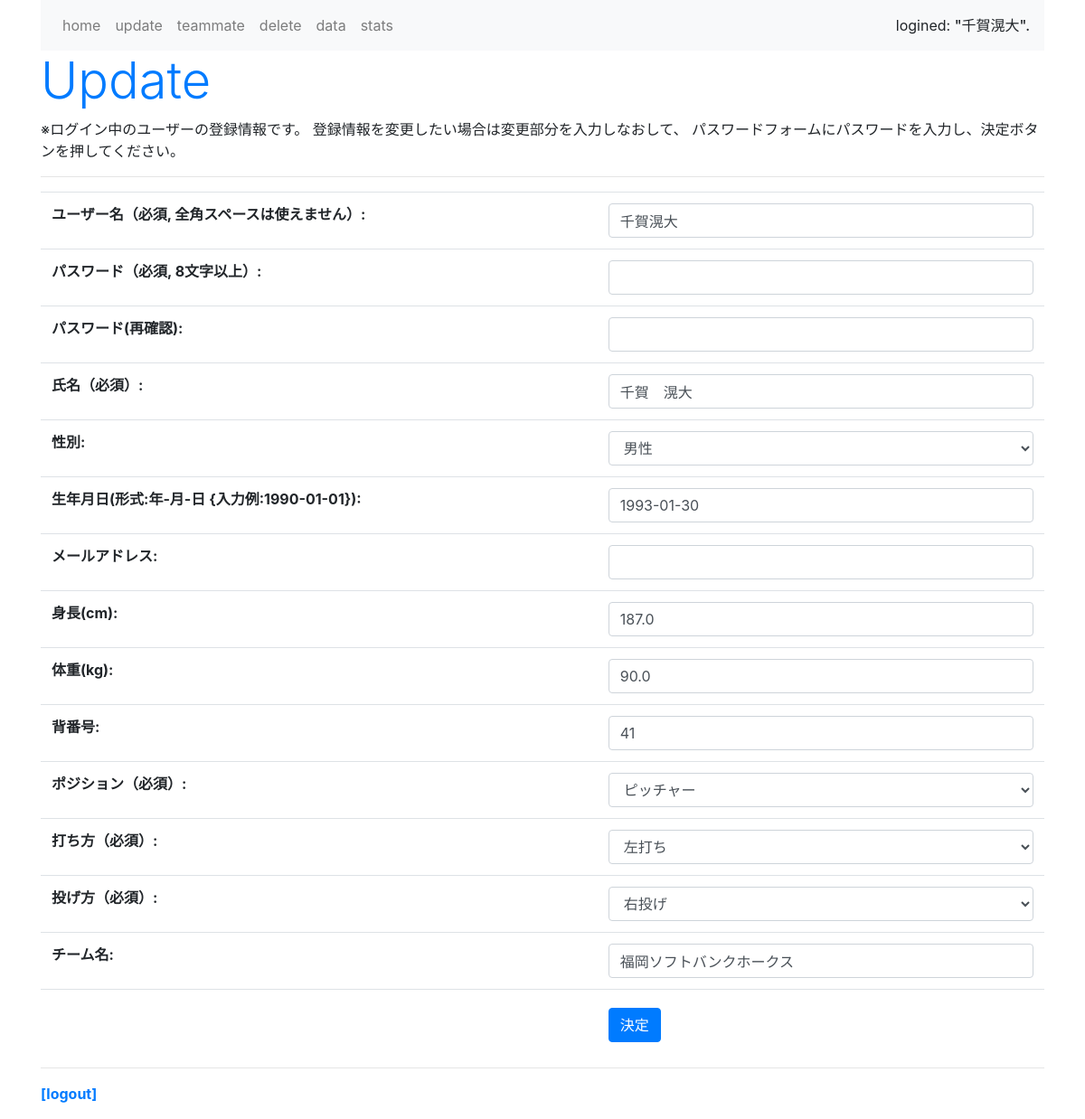
/update/33 (signed in), run on the app's committed database.
### baseball_app/models.py (models this page shows, shortened)
class Profile(models.Model):
    GENDER_CHOICES = (
        ('man', '男性'),
        ('woman', '女性'),
        ('other', 'その他'),
    )
    POSITION_CHOICES = (
        ('pitcher', 'ピッチャー'),
        ('catcher', 'キャッチャー'),
        ('first', 'ファースト'),
        ('second', 'セカンド'),
        ('third', 'サード'),
        ('short', 'ショート'),
        ('left', 'レフト'),
        ('center', 'センター'),
        ('right', 'ライト'),
    )
    BATTING_HANDEDNESS_CHOICES = (
        ('right_handed_batting', '右打ち'),
        ('left_handed_batting', '左打ち'),
        ('switch_hitter', '両打ち'),
    )
    THROWING_HANDEDNESS_CHOICES = (
        ('right_handed_throwing', '右投げ'),
        ('left_handed_throwing', '左投げ'),
        ('switch_picher', '両投げ'),
    )
    user = models.OneToOneField(User, on_delete=models.CASCADE)
    name = models.CharField('氏名（必須）', max_length=100)
    gender = models.CharField('性別',blank=True, null=True, max_length=5, choices=GENDER_CHOICES)
    birthday = models.DateField('生年月日(形式:年-月-日 {入力例:1990-01-01})', blank=True, null=True)
    email = models.EmailField('メールアドレス', blank=True, null=True)
    height = models.FloatField('身長(cm)', blank=True, null=True, validators=[MinValueValidator(50), MaxValueValidator(300)])
    weight = models.FloatField('体重(kg)', blank=True, null=True, validators=[MinValueValidator(20), MaxValueValidator(200)])
    uniform_number = models. PositiveIntegerField('背番号', blank=True, null=True, validators=[MinValueValidator(1), MaxValueValidator(999)])
    position = models.CharField('ポジション（必須）', max_length=7, choices=POSITION_CHOICES)
    batting_handedness = models.CharField('打ち方（必須）', max_length=20, choices=BATTING_HANDEDNESS_CHOICES)
    throwing_handedness = models.CharField('投げ方（必須）', max_length=21, choices=THROWING_HANDEDNESS_CHOICES)
    team = models.CharField('チーム名', max_length=100, blank=True, null=True)

### baseball_app/views.py (the view, shortened to what this page needs)
# urls.py: path('update/<int:pk>', updateview, name='update'),
@login_required()
def updateview(request, pk):
    user = get_object_or_404(User, pk=pk)
    profile = Profile.objects.get(user_id=pk)
    user_form = UserCreateForm(request.POST or None, instance=user)
    profile_form = ProfileForm(request.POST or None, instance=profile)
    context = {
        "user_form": user_form,
        "profile_form": profile_form,
    }
    return render(request, 'update.html', context)

### baseball_app/forms.py
class UserCreateForm(UserCreationForm):
    username = forms.CharField(label='ユーザー名（必須, 全角スペースは使えません）', \
        widget=forms.TextInput(attrs={'class':'form-control'}))
    password1 = forms.CharField(label='パスワード（必須, 8文字以上）', \
        widget=forms.PasswordInput(attrs={'class':'form-control'}))
    password2 = forms.CharField(label='パスワード(再確認)', \
        widget=forms.PasswordInput(attrs={'class':'form-control'}))

class ProfileForm(forms.ModelForm):
    def __init__(self, *args, **kwargs):
        super().__init__(*args, **kwargs)
        for field in self.fields.values():
            field.widget.attrs["class"] = "form-control"
    class Meta:
        model = Profile
        fields = (
            "name", "gender", "birthday", "email", "height", "weight", "uniform_number", "position", "batting_handedness", "throwing_handedness", "team"
        )

### templates/update.html (shortened to what this page needs)
{% extends 'base.html' %}
{% block header %}
<h1 class="display-4 text-primary">Update</h1>
<p class="caption">※ログイン中のユーザーの登録情報です。
    登録情報を変更したい場合は変更部分を入力しなおして、
    パスワードフォームにパスワードを入力し、決定ボタンを押してください。
</p>
{% endblock header %}
{% block content %}
<form action="" method="POST">{% csrf_token %}
    <table class="table">
    {{ user_form.as_table }}
    <hr>
    {{ profile_form.as_table }}
    <tr>
        <th>
            <td>
                <input type="submit" value="決定" class="btn btn-primary mt-2"></table>
</form>
{% endblock content %}

### templates/base.html (shortened to what this page needs)
<!doctype html>
<html lang="ja">
    <head>
        <link rel="stylesheet" href="https://stackpath.bootstrapcdn.com/bootstrap/4.5.0/css/bootstrap.min.css">
    </head>
    <body class="container">
        <nav class="navbar navbar-expand navbar-light bg-light">
            <ul class="navbar-nav mr-auto">
                <li class="nav-item"><a href="{% url 'home' %}" class="nav-link">home</a></li>
                <li class="nav-item"><a href="{% url 'update' user.pk %} " class="nav-link">update</a></li>
                <li class="nav-item"><a href="{% url 'list' %}" class="nav-link">teammate</a></li>
                <li class="nav-item"><a href="{% url 'delete' %}" class="nav-link">delete</a></li>
                <li class="nav-item"><a href="{% url 'data' %}" class="nav-link">data</a></li>
                <li class="nav-item"><a href="{% url 'stats' %}" class="nav-link">stats</a></li>
                </ul>
            <span>logined: <span class="h6">"{{ request.user.username }}".</span> </span>
        </nav>
        <div>
            {% block header %}{% endblock header %}
        </div>
        {% block content %}{% endblock content %}
        <hr>
        <div class="my-3">
            <span class="font-weight-bold"><a href="{% url 'logout' %}">[logout]</a></span>
        </div>
    </body>
</html>

### data on the page
Profile: name "千賀 滉大", gender "男性", birthday "1993-01-30", height "187.0", weight "90.0", uniform_number "41", position "ピッチャー", batting_handedness "左打ち", throwing_handedness "右投げ", team "福岡ソフトバンクホークス"

### other printed values
{{ request.user.username }} "千賀滉大"
